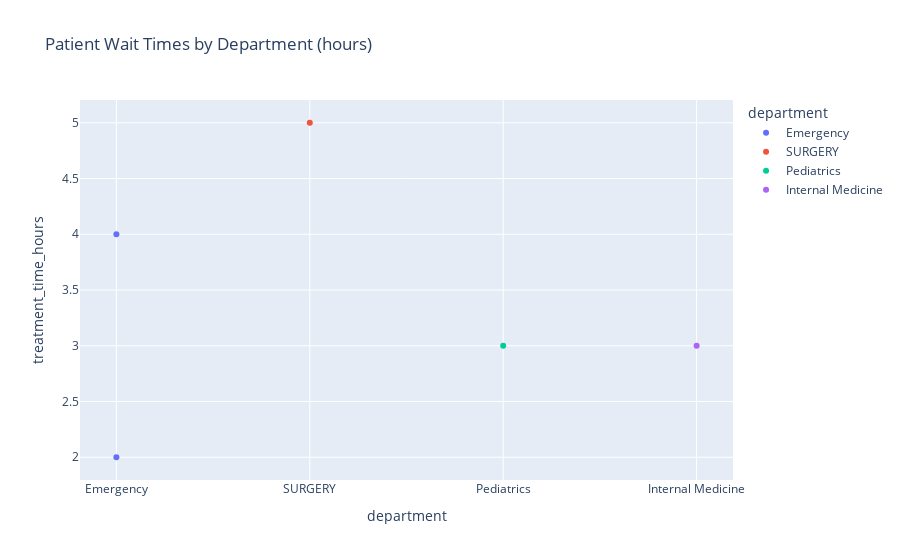

Notebook code cell kept with this figure:
### Code cell
fig = px.scatter(df,x='department',y='treatment_time_hours',title='Patient Wait Times by Department (hours)',color='department')
fig

### Figure 1 — Plotly figure (JSON) as saved in the notebook; plotly's stock layout.template omitted (floating-point values rounded to 4 significant figures)
{"data": [{"hovertemplate": "department=%{x}<br>treatment_time_hours=%{y}<extra></extra>", "legendgroup": "Emergency", "marker": {"color": "#636efa", "symbol": "circle"}, "mode": "markers", "name": "Emergency", "orientation": "v", "showlegend": true, "type": "scatter", "x": ["Emergency", "Emergency"], "xaxis": "x", "y": [4.0, 2.0], "yaxis": "y"}, {"hovertemplate": "department=%{x}<br>treatment_time_hours=%{y}<extra></extra>", "legendgroup": "SURGERY", "marker": {"color": "#EF553B", "symbol": "circle"}, "mode": "markers", "name": "SURGERY", "orientation": "v", "showlegend": true, "type": "scatter", "x": ["SURGERY"], "xaxis": "x", "y": [5.0], "yaxis": "y"}, {"hovertemplate": "department=%{x}<br>treatment_time_hours=%{y}<extra></extra>", "legendgroup": "Pediatrics", "marker": {"color": "#00cc96", "symbol": "circle"}, "mode": "markers", "name": "Pediatrics", "orientation": "v", "showlegend": true, "type": "scatter", "x": ["Pediatrics"], "xaxis": "x", "y": [3.0], "yaxis": "y"}, {"hovertemplate": "department=%{x}<br>treatment_time_hours=%{y}<extra></extra>", "legendgroup": "Internal Medicine", "marker": {"color": "#ab63fa", "symbol": "circle"}, "mode": "markers", "name": "Internal Medicine", "orientation": "v", "showlegend": true, "type": "scatter", "x": ["Internal Medicine"], "xaxis": "x", "y": [3.0], "yaxis": "y"}], "layout": {"legend": {"title": {"text": "department"}, "tracegroupgap": 0}, "title": {"text": "Patient Wait Times by Department (hours)"}, "xaxis": {"anchor": "y", "categoryarray": ["Emergency", "SURGERY", "Pediatrics", "Internal Medicine"], "categoryorder": "array", "domain": [0, 1], "title": {"text": "department"}}, "yaxis": {"anchor": "x", "domain": [0, 1], "title": {"text": "treatment_time_hours"}}}}
